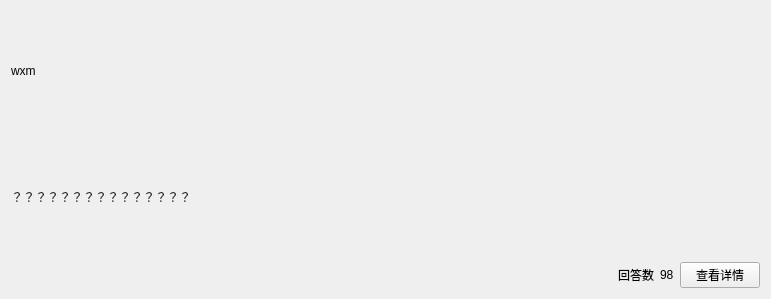
<?xml version="1.0" encoding="UTF-8"?>
<ui version="4.0">
 <class>little_zhihu</class>
 <widget class="QWidget" name="little_zhihu">
  <property name="geometry">
   <rect>
    <x>0</x>
    <y>0</y>
    <width>771</width>
    <height>299</height>
   </rect>
  </property>
  <property name="windowTitle">
   <string>Form</string>
  </property>
  <layout class="QVBoxLayout" name="verticalLayout_2">
   <item>
    <layout class="QVBoxLayout" name="verticalLayout">
     <item>
      <layout class="QHBoxLayout" name="horizontalLayout_2">
       <item>
        <widget class="QLabel" name="label_username">
         <property name="text">
          <string>wxm</string>
         </property>
        </widget>
       </item>
       <item>
        <spacer name="horizontalSpacer_2">
         <property name="orientation">
          <enum>Qt::Horizontal</enum>
         </property>
         <property name="sizeHint" stdset="0">
          <size>
           <width>428</width>
           <height>20</height>
          </size>
         </property>
        </spacer>
       </item>
      </layout>
     </item>
     <item>
      <widget class="QLabel" name="label_context">
       <property name="text">
        <string>？？？？？？？？？？？？？？？</string>
       </property>
      </widget>
     </item>
     <item>
      <layout class="QHBoxLayout" name="horizontalLayout">
       <item>
        <spacer name="horizontalSpacer">
         <property name="orientation">
          <enum>Qt::Horizontal</enum>
         </property>
         <property name="sizeHint" stdset="0">
          <size>
           <width>298</width>
           <height>20</height>
          </size>
         </property>
        </spacer>
       </item>
       <item>
        <widget class="QLabel" name="label_answernum_text">
         <property name="text">
          <string>回答数</string>
         </property>
        </widget>
       </item>
       <item>
        <widget class="QLabel" name="label_answernum">
         <property name="text">
          <string>98</string>
         </property>
        </widget>
       </item>
       <item>
        <widget class="QPushButton" name="btn_more">
         <property name="text">
          <string>查看详情</string>
         </property>
        </widget>
       </item>
      </layout>
     </item>
    </layout>
   </item>
  </layout>
 </widget>
 <resources/>
 <connections/>
</ui>
